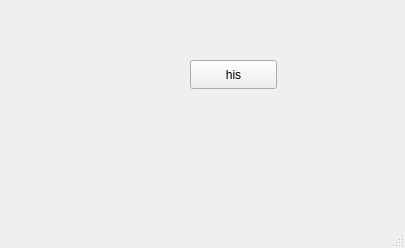
<?xml version="1.0" encoding="UTF-8"?>
<ui version="4.0">
 <class>histogramme</class>
 <widget class="QMainWindow" name="histogramme">
  <property name="geometry">
   <rect>
    <x>0</x>
    <y>0</y>
    <width>405</width>
    <height>248</height>
   </rect>
  </property>
  <property name="windowTitle">
   <string>MainWindow</string>
  </property>
  <widget class="QWidget" name="centralwidget">
   <widget class="QPushButton" name="pushButton">
    <property name="geometry">
     <rect>
      <x>190</x>
      <y>60</y>
      <width>87</width>
      <height>29</height>
     </rect>
    </property>
    <property name="text">
     <string>his</string>
    </property>
   </widget>
  </widget>
  <widget class="QStatusBar" name="statusbar"/>
 </widget>
 <resources/>
 <connections/>
</ui>
